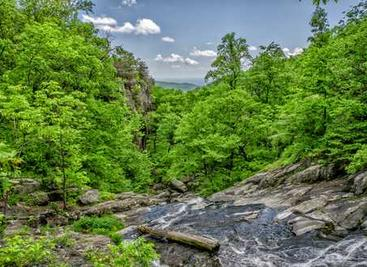
#> input picture test_img.jpg, 367 x 267 px
$ python Image_compression.py
#> lines starting #> are read from the running program, lines starting #| are printed output that depends on the picture
# [33 lines of commented-out code are left out]
from PIL import Image
import numpy as np
import matplotlib.pyplot as plt
# Read the JPG image using PIL
image = Image.open('test_img.jpg')
#> image is the input picture: PIL image 367x267 RGB; mean R, G, B 99, 123.9, 74.2

# Convert the image to a NumPy array
image_array = np.array(image)

REDUCE_TO=50

# Flatten the image array
flattened_array =(image_array.reshape(-1, image_array.shape[1]) )
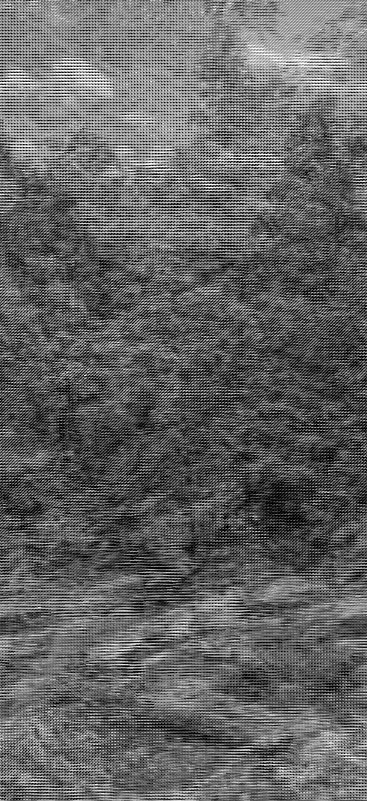
#> flattened_array: shape (801, 367); min 0, max 255, mean 99
# Perform PCA to reduce dimensionality
mean = flattened_array.mean()
#> mean = 99.04

standardlize_matrix = np.array(flattened_array - mean)

cov_matrix = np.cov(standardlize_matrix.T)
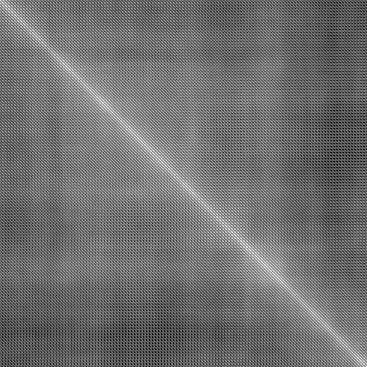
#> cov_matrix: shape (367, 367) float64; min -1146.3, max 3500.2, mean 906.5; drawn with min black and max white

eigenvalues, eigenvectors = np.linalg.eig(cov_matrix)
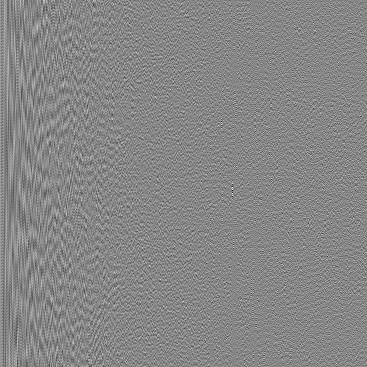
#> eigenvectors: shape (367, 367) float64; min -0.372, max 0.331, mean 0.000117; drawn with min black and max white
#> eigenvalues = 367 values, max 344922.4 at index 0, min 0.724 at index 232, mean 2999.5

idx = np.argsort(eigenvalues)[::-1]
#> idx = 367 values, max 366 at index 298, min 0 at index 0, mean 183

eigenvectors = eigenvectors[:, idx]
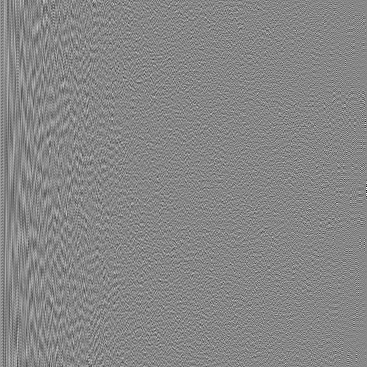
#> eigenvectors: shape (367, 367) float64; min -0.372, max 0.331, mean 0.000117; drawn with min black and max white
selected_eigenvectors = eigenvectors[:,:REDUCE_TO]


new_coordinates = np.dot(standardlize_matrix,selected_eigenvectors)
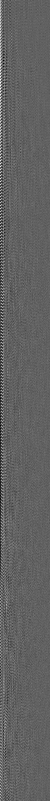
#> new_coordinates: shape (801, 50) float64; min -1038.3, max 1671.2, mean 3.9; drawn with min black and max white

print(new_coordinates.shape)
#| (801, 50)
# Reconstruct the image from the new coordinates
reconstructed_array = np.dot(new_coordinates,selected_eigenvectors.transpose()) + mean
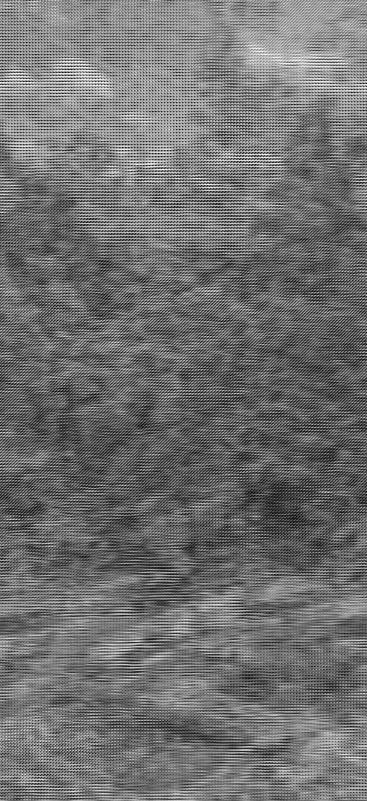
#> reconstructed_array: shape (801, 367) float64; min -41.37, max 276.5, mean 99; drawn with min black and max white

# Reshape the reconstructed array to its original shape
reconstructed_image = reconstructed_array.reshape(image_array.shape)
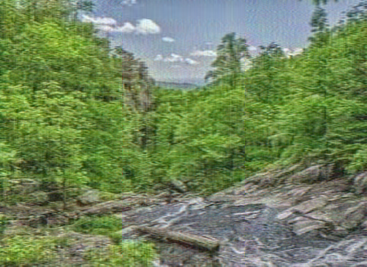
#> reconstructed_image: shape (267, 367, 3) float64; mean R, G, B 99, 123.9, 74.2; drawn with min black and max white

# Display the reconstructed image
plt.imshow(reconstructed_image.astype(int))
plt.show()
